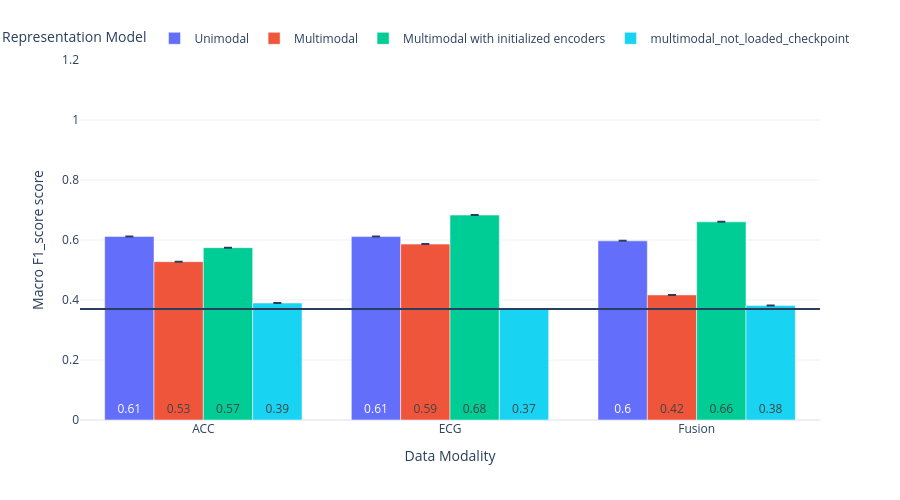
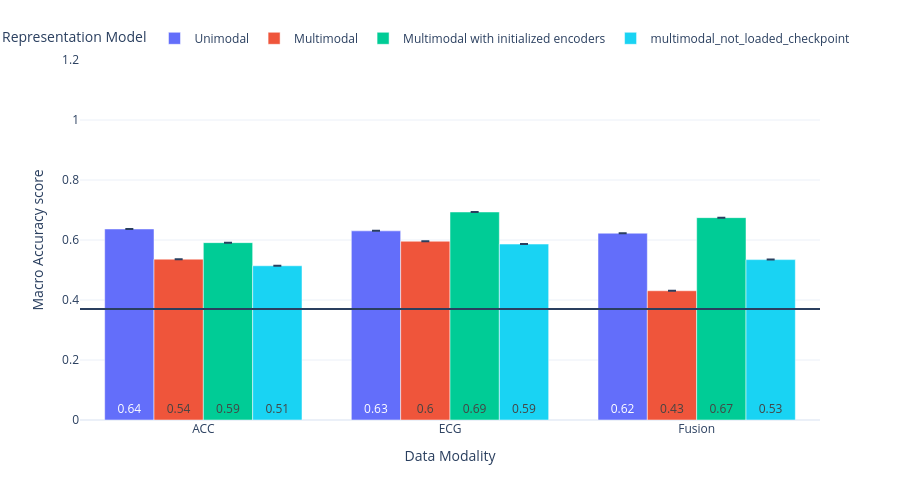

Here is the notebook cell these charts were saved with, in order:
### Code cell
aggregated_results = aggregated_results[(aggregated_results["lr"]=="0.005") & (aggregated_results["train_size"]==100)].sort_values(by="modality")

models_dict = {
    "unimodal": "Unimodal",
    "multimodal": "Multimodal",
    "multimodal_initialized_encoders": "Multimodal with initialized encoders",
    "multimodal_FL": "Multimodal Feature Learning",
    "multimodal_initialized_encoders_FL": "Multimodal Feature Learning with initialized encoders",
}

modalities_dict = {'ACC': 'ACC', 'ECG': 'ECG', 'ECG_ACC': 'Fusion', 'Baseline': 'Baseline'}

# Create a color map for models (you can choose your own colors)
color_dict_models = {
    "unimodal": "#636EFA",
    "multimodal": "#EF553B",
    "multimodal_initialized_encoders": "#00CC96",
    "multimodal_FL": "#AB63FA",
    "multimodal_initialized_encoders_FL": "#FFA15A",
}

for metric in ["F1_score", "Accuracy"]:
    fig = px.bar(
        aggregated_results,
        x='modality',
        color='experiment_description_short',
        color_discrete_map=color_dict_models,
        barmode="group",
        y=f'{metric}_mean',
        error_y=f'{metric}_std',
        text_auto=".2",
        height=500,
        category_orders={"modality": list(modalities_dict.keys()),
                         "experiment_description_short": list(models_dict.keys())}
    )

    fig.update_traces(
        textfont_size=12,
        textangle=0,
        textposition="inside",
        insidetextanchor="start",
        cliponaxis=False,
    )

    fig.update_xaxes(
        title="Data Modality",
        tickmode='array',
        tickvals=list(modalities_dict.keys()),
        ticktext=[modalities_dict[m] for m in modalities_dict.keys()]
    )

    fig.update_yaxes(
        title=f"Macro {metric} score",
        range=[0, 1.2]
    )

    fig.add_hline(y=task_baselines["most_frequent"], line_dash="solid", annotation_text="")

    fig.update_layout(
        template="plotly_white",
        legend_title_text='Representation Model',
        legend=dict(
            orientation="h",
            yanchor="bottom",
            y=1.02,
            xanchor="right",
            x=1
        )
    )

    # Rename traces in legend with friendly modality names if needed
    # or models_dict - here it's model names so no need to rename modalities
    fig.for_each_trace(lambda t: t.update(
        name=models_dict.get(t.name, t.name),
        legendgroup=models_dict.get(t.name, t.name),
        hovertemplate=t.hovertemplate.replace(t.name, models_dict.get(t.name, t.name))
    ))

    fig.show()

### Figure 1 — Plotly figure (JSON) as saved in the notebook; plotly's stock layout.template omitted (floating-point values rounded to 4 significant figures)
{"data": [{"alignmentgroup": "True", "cliponaxis": false, "error_y": {"array": [null, null, null]}, "hovertemplate": "experiment_description_short=Unimodal<br>modality=%{x}<br>F1_score_mean=%{y}<extra></extra>", "insidetextanchor": "start", "legendgroup": "Unimodal", "marker": {"color": "#636EFA", "pattern": {"shape": ""}}, "name": "Unimodal", "offsetgroup": "unimodal", "orientation": "v", "showlegend": true, "textangle": 0, "textfont": {"size": 12}, "textposition": "inside", "texttemplate": "%{y:.2}", "type": "bar", "x": ["ACC", "ECG", "ECG_ACC"], "xaxis": "x", "y": [0.6119, 0.6114, 0.5971], "yaxis": "y"}, {"alignmentgroup": "True", "cliponaxis": false, "error_y": {"array": [null, null, null]}, "hovertemplate": "experiment_description_short=Multimodal<br>modality=%{x}<br>F1_score_mean=%{y}<extra></extra>", "insidetextanchor": "start", "legendgroup": "Multimodal", "marker": {"color": "#EF553B", "pattern": {"shape": ""}}, "name": "Multimodal", "offsetgroup": "multimodal", "orientation": "v", "showlegend": true, "textangle": 0, "textfont": {"size": 12}, "textposition": "inside", "texttemplate": "%{y:.2}", "type": "bar", "x": ["ACC", "ECG", "ECG_ACC"], "xaxis": "x", "y": [0.5277, 0.5863, 0.417], "yaxis": "y"}, {"alignmentgroup": "True", "cliponaxis": false, "error_y": {"array": [null, null, null]}, "hovertemplate": "experiment_description_short=Multimodal with initialized encoders<br>modality=%{x}<br>F1_score_mean=%{y}<extra></extra>", "insidetextanchor": "start", "legendgroup": "Multimodal with initialized encoders", "marker": {"color": "#00CC96", "pattern": {"shape": ""}}, "name": "Multimodal with initialized encoders", "offsetgroup": "multimodal_initialized_encoders", "orientation": "v", "showlegend": true, "textangle": 0, "textfont": {"size": 12}, "textposition": "inside", "texttemplate": "%{y:.2}", "type": "bar", "x": ["ACC", "ECG", "ECG_ACC"], "xaxis": "x", "y": [0.5745, 0.683, 0.6606], "yaxis": "y"}, {"alignmentgroup": "True", "cliponaxis": false, "error_y": {"array": [null, null, null]}, "hovertemplate": "experiment_description_short=multimodal_not_loaded_checkpoint<br>modality=%{x}<br>F1_score_mean=%{y}<extra></extra>", "insidetextanchor": "start", "legendgroup": "multimodal_not_loaded_checkpoint", "marker": {"color": "#19d3f3", "pattern": {"shape": ""}}, "name": "multimodal_not_loaded_checkpoint", "offsetgroup": "multimodal_not_loaded_checkpoint", "orientation": "v", "showlegend": true, "textangle": 0, "textfont": {"size": 12}, "textposition": "inside", "texttemplate": "%{y:.2}", "type": "bar", "x": ["ACC", "ECG", "ECG_ACC"], "xaxis": "x", "y": [0.3899, 0.3697, 0.382], "yaxis": "y"}], "layout": {"annotations": [{"showarrow": false, "text": "", "x": 1, "xanchor": "right", "xref": "x domain", "y": 0.3697, "yanchor": "bottom", "yref": "y"}], "barmode": "group", "height": 500, "legend": {"orientation": "h", "title": {"text": "Representation Model"}, "tracegroupgap": 0, "x": 1, "xanchor": "right", "y": 1.02, "yanchor": "bottom"}, "margin": {"t": 60}, "shapes": [{"line": {"dash": "solid"}, "type": "line", "x0": 0, "x1": 1, "xref": "x domain", "y0": 0.3697, "y1": 0.3697, "yref": "y"}], "xaxis": {"anchor": "y", "categoryarray": ["ACC", "ECG", "ECG_ACC", "Baseline"], "categoryorder": "array", "domain": [0, 1], "tickmode": "array", "ticktext": ["ACC", "ECG", "Fusion", "Baseline"], "tickvals": ["ACC", "ECG", "ECG_ACC", "Baseline"], "title": {"text": "Data Modality"}}, "yaxis": {"anchor": "x", "domain": [0, 1], "range": [0, 1.2], "title": {"text": "Macro F1_score score"}}}}

### Figure 2 — Plotly figure (JSON) as saved in the notebook; plotly's stock layout.template omitted (floating-point values rounded to 4 significant figures)
{"data": [{"alignmentgroup": "True", "cliponaxis": false, "error_y": {"array": [null, null, null]}, "hovertemplate": "experiment_description_short=Unimodal<br>modality=%{x}<br>Accuracy_mean=%{y}<extra></extra>", "insidetextanchor": "start", "legendgroup": "Unimodal", "marker": {"color": "#636EFA", "pattern": {"shape": ""}}, "name": "Unimodal", "offsetgroup": "unimodal", "orientation": "v", "showlegend": true, "textangle": 0, "textfont": {"size": 12}, "textposition": "inside", "texttemplate": "%{y:.2}", "type": "bar", "x": ["ACC", "ECG", "ECG_ACC"], "xaxis": "x", "y": [0.6368, 0.6305, 0.6226], "yaxis": "y"}, {"alignmentgroup": "True", "cliponaxis": false, "error_y": {"array": [null, null, null]}, "hovertemplate": "experiment_description_short=Multimodal<br>modality=%{x}<br>Accuracy_mean=%{y}<extra></extra>", "insidetextanchor": "start", "legendgroup": "Multimodal", "marker": {"color": "#EF553B", "pattern": {"shape": ""}}, "name": "Multimodal", "offsetgroup": "multimodal", "orientation": "v", "showlegend": true, "textangle": 0, "textfont": {"size": 12}, "textposition": "inside", "texttemplate": "%{y:.2}", "type": "bar", "x": ["ACC", "ECG", "ECG_ACC"], "xaxis": "x", "y": [0.5362, 0.5959, 0.4308], "yaxis": "y"}, {"alignmentgroup": "True", "cliponaxis": false, "error_y": {"array": [null, null, null]}, "hovertemplate": "experiment_description_short=Multimodal with initialized encoders<br>modality=%{x}<br>Accuracy_mean=%{y}<extra></extra>", "insidetextanchor": "start", "legendgroup": "Multimodal with initialized encoders", "marker": {"color": "#00CC96", "pattern": {"shape": ""}}, "name": "Multimodal with initialized encoders", "offsetgroup": "multimodal_initialized_encoders", "orientation": "v", "showlegend": true, "textangle": 0, "textfont": {"size": 12}, "textposition": "inside", "texttemplate": "%{y:.2}", "type": "bar", "x": ["ACC", "ECG", "ECG_ACC"], "xaxis": "x", "y": [0.5912, 0.6934, 0.6745], "yaxis": "y"}, {"alignmentgroup": "True", "cliponaxis": false, "error_y": {"array": [null, null, null]}, "hovertemplate": "experiment_description_short=multimodal_not_loaded_checkpoint<br>modality=%{x}<br>Accuracy_mean=%{y}<extra></extra>", "insidetextanchor": "start", "legendgroup": "multimodal_not_loaded_checkpoint", "marker": {"color": "#19d3f3", "pattern": {"shape": ""}}, "name": "multimodal_not_loaded_checkpoint", "offsetgroup": "multimodal_not_loaded_checkpoint", "orientation": "v", "showlegend": true, "textangle": 0, "textfont": {"size": 12}, "textposition": "inside", "texttemplate": "%{y:.2}", "type": "bar", "x": ["ACC", "ECG", "ECG_ACC"], "xaxis": "x", "y": [0.5142, 0.5865, 0.5346], "yaxis": "y"}], "layout": {"annotations": [{"showarrow": false, "text": "", "x": 1, "xanchor": "right", "xref": "x domain", "y": 0.3697, "yanchor": "bottom", "yref": "y"}], "barmode": "group", "height": 500, "legend": {"orientation": "h", "title": {"text": "Representation Model"}, "tracegroupgap": 0, "x": 1, "xanchor": "right", "y": 1.02, "yanchor": "bottom"}, "margin": {"t": 60}, "shapes": [{"line": {"dash": "solid"}, "type": "line", "x0": 0, "x1": 1, "xref": "x domain", "y0": 0.3697, "y1": 0.3697, "yref": "y"}], "xaxis": {"anchor": "y", "categoryarray": ["ACC", "ECG", "ECG_ACC", "Baseline"], "categoryorder": "array", "domain": [0, 1], "tickmode": "array", "ticktext": ["ACC", "ECG", "Fusion", "Baseline"], "tickvals": ["ACC", "ECG", "ECG_ACC", "Baseline"], "title": {"text": "Data Modality"}}, "yaxis": {"anchor": "x", "domain": [0, 1], "range": [0, 1.2], "title": {"text": "Macro Accuracy score"}}}}
